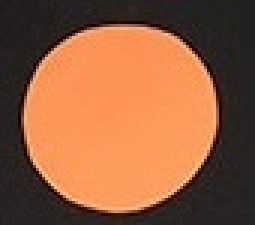
#> input picture python/10_features/database/B1.jpg, 85 x 75 px (shown 3 times larger)
$ python 1_shape_detection.py   (older library calls are emulated)
#> lines starting #> are read from the running program, lines starting #| are printed output that depends on the picture; after the words box and inside, x2 and y2 are one past the last pixel; in counts of white or black regions, pixels touching at a corner belong together; long printed decimals are rounded
# -*- coding: utf-8 -*-
"""
Created on Sat Mar 17 21:40:08 2018

@author: rojo
"""
import numpy as np
import cv2

# B0: box
# A0, A2: stars
# A1, A5, A6, B1: circles

filename = 'database/B1.jpg'
img_color = cv2.imread(filename)
#> img_color is the input picture: shape (75, 85, 3); mean B, G, R 61.7, 93.1, 146.1
img = cv2.imread(filename, 0) # load any image
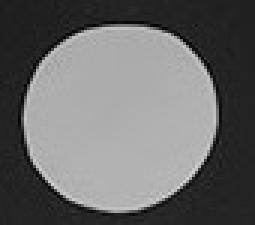
#> img: shape (75, 85) (shown 3 times larger); min 3, max 211, mean 105.4
ret,thresh = cv2.threshold(img, 127, 255, 0) # segmentation
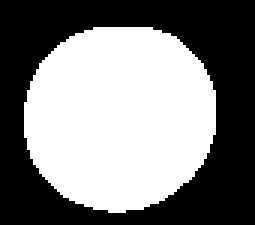
#> thresh: shape (75, 85) (shown 3 times larger); 49.8% white; 1 white region
im2,contours,hierarchy = cv2.findContours(thresh, 1, 2) # find contours
#> contours = 1 contour; box (x1, y1, x2, y2) and area: (8, 9, 72, 71) 3084

cnt = contours[0]
#> cnt = contour of 80 points, box (x1, y1, x2, y2) (8, 9, 72, 71), area 3084
M = cv2.moments(cnt)
#> M = moments, m00 3084, centre m10/m00, m01/m00 = (39.5, 38.71)

cx = int(M['m10']/M['m00'])
#> cx = 39
cy = int(M['m01']/M['m00'])
#> cy = 38

area = cv2.contourArea(cnt)
#> area = 3084

perimeter = cv2.arcLength(cnt, True)
#> perimeter = 207

approx = cv2.approxPolyDP(cnt, 0.04 * perimeter, True)
#> approx = [[31, 9], [13, 21], [9, 49], [21, 65], [47, 69], [67, 54], [71, 30], [58, 12]]

#cv2.drawContours(img_color, cnt, -1, (0, 255, 0), 2)
cv2.drawContours(img_color, approx, -1, (0, 255, 0), 10)
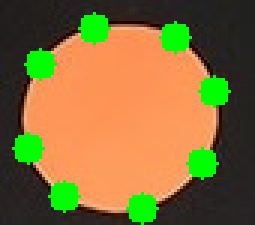
#> img_color: shape (75, 85, 3) (shown 3 times larger); 10.16% of pixels changed, all inside (x1, y1, x2, y2) = (4, 4, 77, 75)

cv2.imwrite("result.jpg", img_color)

#print("moments: " + str(M))
print("len(cnt): " + str(len(cnt)))
#| len(cnt): 80
print("len(cnt_approx): " + str(len(approx)))
#| len(cnt_approx): 8
print("area: " + str(area))
#| area: 3084.0
print("perimeter: " + str(perimeter))
#| perimeter: 206.995
print("===================================")
if len(approx) == 4:
    print("The image is a box")
elif len(approx) == 8:
    print("The image is a circle")
elif len(approx) == 10:
    print("The image is an star")

$ run again, with python/10_features/database/B0.jpg copied over python/10_features/database/B1.jpg
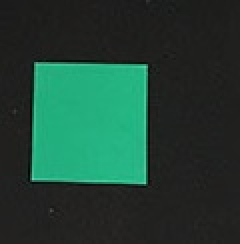
#> input picture python/10_features/database/B0.jpg, 120 x 122 px (shown 2 times larger)
#> img_color is the input picture: shape (122, 120, 3); mean B, G, R 53.1, 65.9, 32.9
#> `ret,thresh = cv2.threshold(img, 127, 255, 0)`:
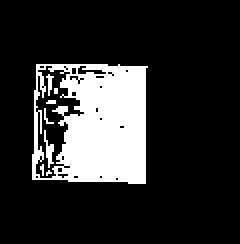
#> thresh: shape (122, 120) (shown 2 times larger); 18.1% white; 8 white regions (5 under 20 px)
#> contours = 36 contours, 32 with area under 20; largest, box (x1, y1, x2, y2) and area: (16, 32, 74, 92) 3165, (17, 32, 43, 90) 772, (38, 32, 54, 38) 44, (22, 65, 27, 84) 20
#> cnt = [[57, 89], [58, 88], [59, 89], [58, 90]]
#> M = moments, m00 2, centre m10/m00, m01/m00 = (58, 89)
#> cx = 58
#> cy = 89
#> area = 2
#> perimeter = 5.66
#> approx = [[57, 89], [58, 88], [59, 89], [58, 90]]
#> `cv2.drawContours(img_color, approx, -1, (0, 255, 0), 10)`:
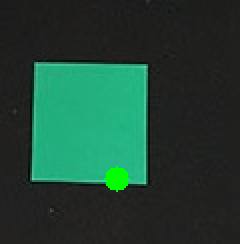
#> img_color: shape (122, 120, 3) (shown 2 times larger); 0.77% of pixels changed, all inside (x1, y1, x2, y2) = (52, 83, 65, 96)
#| len(cnt): 4
#| len(cnt_approx): 4
#| area: 2.0
#| perimeter: 5.657
